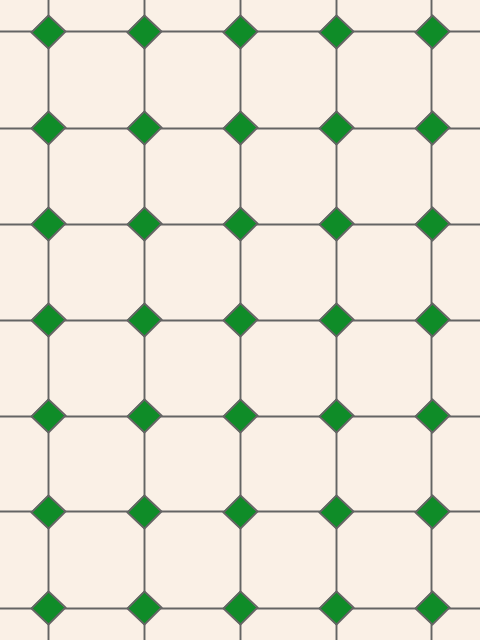
Frame 1 (no input)
Frame 2 (the mouse pressed at the canvas centre, redrawn once): identical to frame 1, image omitted

The Processing sketch that drew this single still picture (run headless with seeded random() and noise(); the mouse was pressed at the canvas centre and the sketch redrawn once):

// Processing sketch: last_tango_in_paris
// ── last_tango_in_paris.pde
// Manuale di Programmazione Cinematografica
// Daniele Olmisani, 2021

// Last Tango in Paris (1972)


final color PAPER = color(250, 240, 230);
final color INK1 = color(100);
final color INK2 = color(15, 140, 40);

final int COUNT = 10;


void setup() {
  size(480, 640);
  noLoop();
}


void draw() {
  final float S = min(width, height);
  final float U = 0.002;

  translate(0.5*width, 0.5*height);
  scale(S);
  
  background(PAPER);
  stroke(INK1);
  fill(INK2);
  
  rectMode(CENTER); 
  strokeWeight(2*U);
  
  for (int i=0; i<COUNT; i++) {
    float d = i*0.2;
    line(-1  , -1+d,  1  , -1+d);
    line(-1+d, -1  , -1+d,  1  );
  }
  
  for (int i=0; i<COUNT; i++) {
    for (int j=0; j<COUNT; j++) {
      pushMatrix();
        translate(-1+i*0.2, -1+j*0.2);
        rotate(-QUARTER_PI);
        rect(0.0, 0.0, 0.05, 0.05);
      popMatrix();
    }
  }
  
  save("last-tango-in-paris.png");
}
